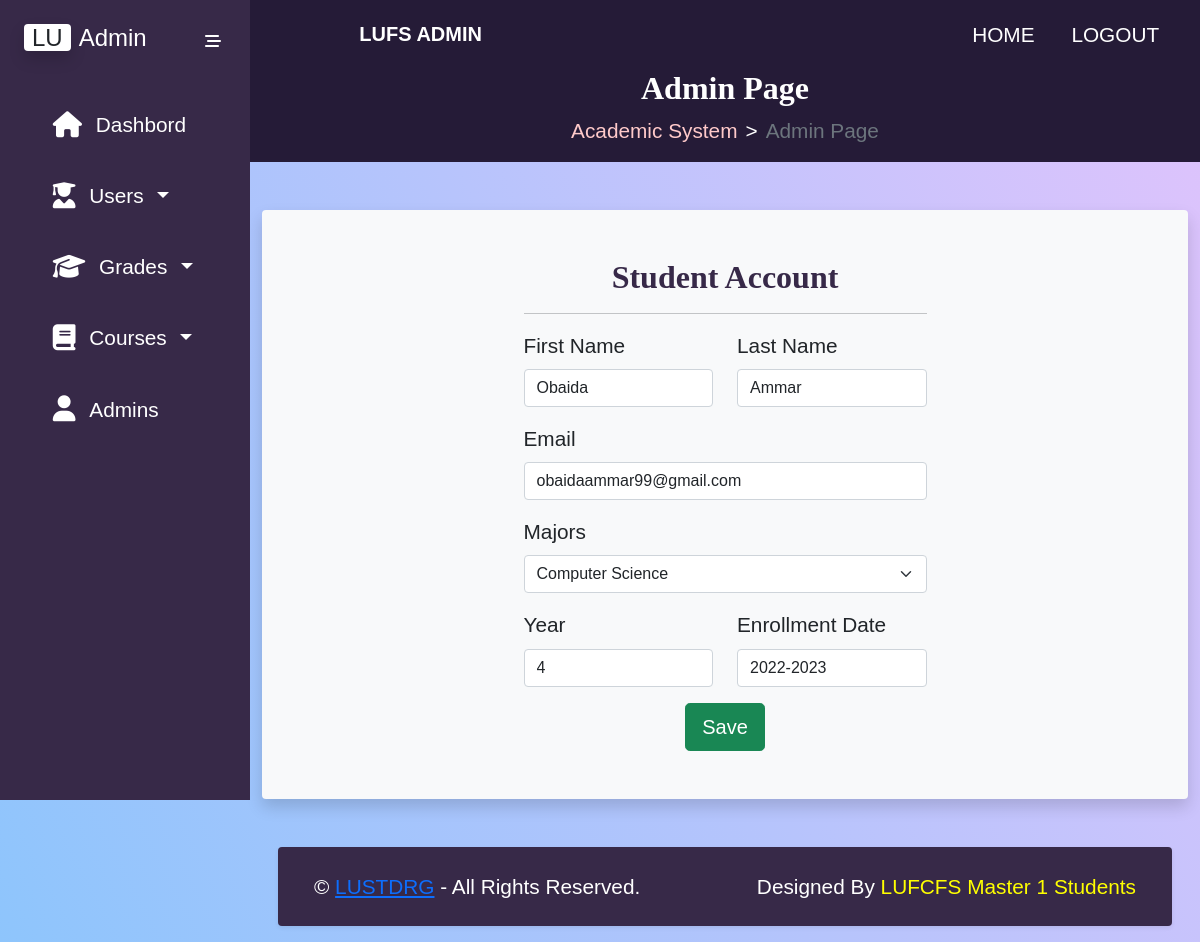
The app's page /admin-page-manage-student-account.php?stdId=677833 (signed in) with its own data.
### tables this page shows
CREATE TABLE `students` (
  `Id` int(11) NOT NULL,
  `StudentId` varchar(10) NOT NULL,
  `Fname` varchar(20) NOT NULL,
  `Lname` varchar(20) NOT NULL,
  `Email` varchar(30) NOT NULL,
  `Password` varchar(255) NOT NULL,
  `Image` longblob DEFAULT NULL,
  `Major` int(11) NOT NULL,
  `Year` int(11) NOT NULL,
  `EnrollmentDate` varchar(20) NOT NULL
);

CREATE TABLE `majors` (
  `Id` int(11) NOT NULL,
  `Major` varchar(30) NOT NULL
);

### classes/dal.php (called while the page is built, shortened)
<?php
    class DAL{
        private $servername = "localhost";
        private $username = "root";
        private $password = "";
        private $dbname = "FacultyOfScience";
        public function getConnection(){
            return new mysqli($this->servername, $this->username, $this->password, $this->dbname);
        }
        public function getData($sql) {
            $conn = $this->getConnection();
            $result = $conn->query($sql);
            if ( $result ) {
                $array = $result->fetch_all( MYSQLI_ASSOC );
                return $array;
            } else {
                echo mysqli_error( $conn );
            }
        }
        public function getDataAssoc($sql)
        {
            $conn = $this -> getConnection();
            $result = $conn -> query($sql);
            if($result && $result -> num_rows >0)
                return $result -> fetch_assoc();
            return 0;
        }
    }
?>

### classes/student_dal.php (called while the page is built, shortened)
<?php
    class Student_DAL extends DAL {
        public function getAllMajors(){
            $sql="SELECT * FROM Majors";
            return $this->getData($sql);
        }
        public function getStudentAsID($stdId){
            $conn = $this->getConnection();
            $stdId= mysqli_real_escape_string( $conn, $stdId );
            $sql="SELECT
            students.StudentId,
            students.Fname,
            students.Lname,
            students.Email,
            students.Password,
            students.Major,
            students.Year,
            students.EnrollmentDate
        FROM
            students
        WHERE
            students.StudentId=$stdId";
            return $this -> getDataAssoc($sql);
        }
    }
?>

### admin-page-manage-student-account.php (the view, shortened to what this page needs)
<!DOCTYPE html>
<html lang="en">
<head>
    <?php
      require("templates/admin-header.php");
    ?>
</head>
<body>
    <?php
      require("classes/dal.php");
      require("classes/student_dal.php");
      if($_GET){
        if(isset($_GET['stdId'])){
            $stdId=(int)$_GET['stdId'];
        }
        else {
            exit;
        }
      }
      else {
        exit;
      }
      $student_dal=new Student_DAL();
      $student=$student_dal->getStudentAsID($stdId);
      $majors=$student_dal->getAllMajors();
    ?>
    <div class="main-container d-flex">
        <?php
        require("templates/admin-sidebar.php");
        ?>
        <div class="content openSide">
            <?php
            require("templates/admin-navbar.php");
            ?>
            <?php
             require("templates/admin-breadcrumb.php");
            ?>
            <div class="container-fluid">
                <section id="students-grades-section">
                    <div class="container mt-5 bg-light rounded shadow p-5 mb-5 mx-sm-3 mx-lg-auto">
                        <div class="row d-flex justify-content-center">
                            <div class="col-sm-12 col-md-10 col-lg-6">
                                <h2 class="page-title">Student Account</h2>
                                <hr>
                            </div>
                        </div>
                        <div class="row d-flex justify-content-center">
                            <div class="col-lg-6 col-md-10 col-sm-12">
                                <form action="" id="manage_student_account_form">
                                    <div class="row">
                                        <div class="col-6">
                                            <div class="mb-3">
                                                <label for="fname_id" class="form-label">First Name</label>
                                                <input type="text" class="form-control" id="fname_id" name="fname"
                                                    placeholder="" value="<?php echo $student['Fname']; ?>" required>
                                            </div>
                                        </div>
                                        <div class="col-6">
                                            <div class="mb-3">
                                                <label for="lname_id" class="form-label">Last Name</label>
                                                <input type="text" class="form-control" id="lname_id" name="lname"
                                                    placeholder="" value="<?php echo $student['Lname']; ?>" required>
                                            </div>
                                        </div>
                                    </div>
                                    <div class="mb-3">
                                        <label for="email_id" class="form-label">Email</label>
                                        <input type="email" pattern="^[a-zA-Z]+[0-9a-zA-Z]*[_\-\.]?[a-zA-Z0-9]+@(gmail|hotmail).com$" class="form-control" id="email_id" name="email"
                                            placeholder="@example.com" value="<?php echo $student['Email']; ?>" required>
                                    </div>
                                    <div class="row">
                                        <div class="col-12">
                                            <div class="mb-3">
                                                <label for="majors_id" class="form-label">Majors</label>
                                                <select name="majors" id="majors_id" class="form-select">
                                                    <?php
                                                      foreach($majors as $v){
                                                    ?>
                                                    <option value="<?php echo $v['Id']; ?>"
                                                        <?php if($v['Id']==$student['Major']){ echo 'selected'; } ?>>
                                                        <?php echo $v['Major'] ?></option>
                                                    <?php } ?>
                                                </select>
                                            </div>
                                        </div>
                                    </div>
                                    <div class="row">
                                        <div class="col-6">
                                            <div class="mb-3">
                                                <label for="year_id" class="form-label">Year</label>
                                                <input type="number" class="form-control" name="year" id="year_id"
                                                    value="<?php echo $student['Year']; ?>" min="1" max="5" required>
                                            </div>
                                        </div>
                                        <div class="col-6">
                                            <div class="mb-3">
                                                <label for="enrollment_date_id" class="form-label">Enrollment Date</label>
                                                <input type="text" class="form-control" name="enrollment_date" id="enrollment_date_id"
                                                    value="<?php echo $student['EnrollmentDate']; ?>" required>
                                            </div>
                                        </div>
                                    </div>
                                    <div class="row">
                                        <div class="col-12 d-flex justify-content-center">
                                            <button type="submit" class="btn btn-success btn-lg">Save</button>
                                        </div>
                                    </div>
                                </form>
                            </div>
                        </div>
                    </div>
                </section>
                <?php
                  require("templates/admin-footer.php");
                  ?>
            </div>
        </div>
    </div>
</body>
</html>

### css/datatable.css (style rules this page uses)
:root { --dt-row-selected: 13, 110, 253; --dt-row-selected-text: 255, 255, 255; --dt-row-selected-link: 9, 10, 11 }

### css/admin-page-style.css (style rules this page uses)
:root { --darker-color: rgb(37,27,55); --dark-color: rgb(55,41,72); --light-color: rgb(255,202,202); --lighter-color: rgb(255,236,239); --yellow-color: rgb(255, 217, 61); --green-color: rgb(224, 255, 19); --departments-cards: #ECF2FF; --font-family: 'Poppins',sans-serif; --font-size: 1.3rem; --bg-gradient: linear-gradient(62deg, #8EC5FC 0%, #E0C3FC 100%); --font-family: 'Poppins',sans-serif; --font-size: 1.3rem; }
body { min-height: 100vh; background: var(--bg-gradient); font-family: var(--font-family); font-size: var(--font-size); }
.page-title { font-family: 'Courgette' !important; font-weight: 600; color: var(--dark-color); text-align: center; }
.content { min-height: 100vh; width: 100%; transition: all 0.7s; }
@media (min-width: 767px) { .content.openSide { margin-left: 250px; width: calc(100% - 250px); } }

### records on screen
students: fname "Obaida", lname "Ammar", email "obaidaammar99@gmail.com", majors "Computer Science", year "4", enrollment_date "2022-2023"
